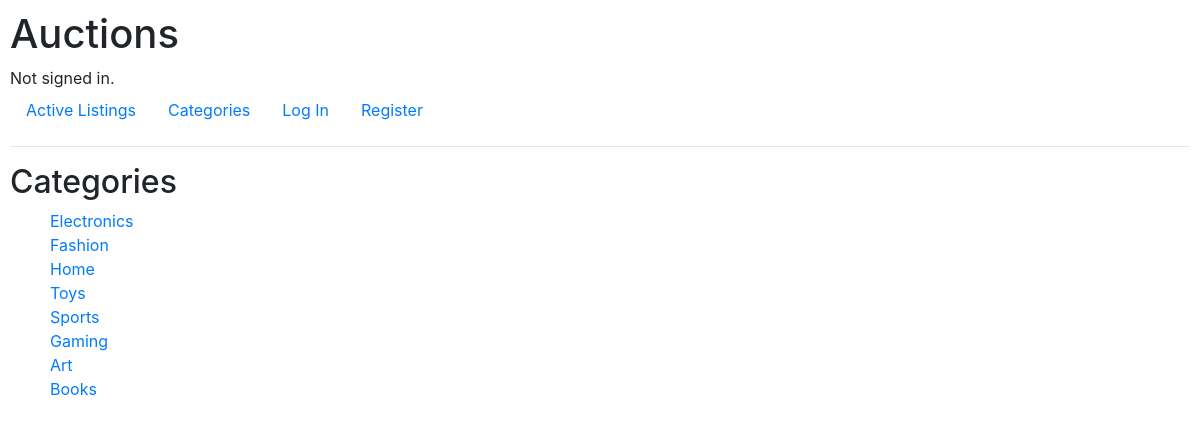
The page /categories on the database its author committed.
### auctions/models.py (models this page shows, shortened)
class Category(models.Model):
    name = models.CharField(max_length=64)

### auctions/views.py (the view)
# urls.py: path("categories", views.categories, name="categories"),
def categories(request):
    categories = Category.objects.all()
    return render(request, "auctions/categories.html", {
        "categories": categories
    })

### auctions/templates/auctions/categories.html
{% extends "auctions/layout.html" %}
{% block body %}
    <h2>Categories</h2>
    <ul>
        {% for category in categories %}
            <li style="list-style: none;">
                <a href="{% url 'category' category.name %}">{{ category.name }}</a>
            </li>
        {% endfor %}
    </ul>
{% endblock %}

### auctions/static/auctions/styles.css (style rules this page uses)
html { height: 100%; }
body { padding: 10px; height: 100%; }

### rows shown on the page
Category: name "Electronics"
Category: name "Fashion"
Category: name "Home"
Category: name "Toys"
Category: name "Sports"
Category: name "Gaming"
Category: name "Art"
Category: name "Books"
